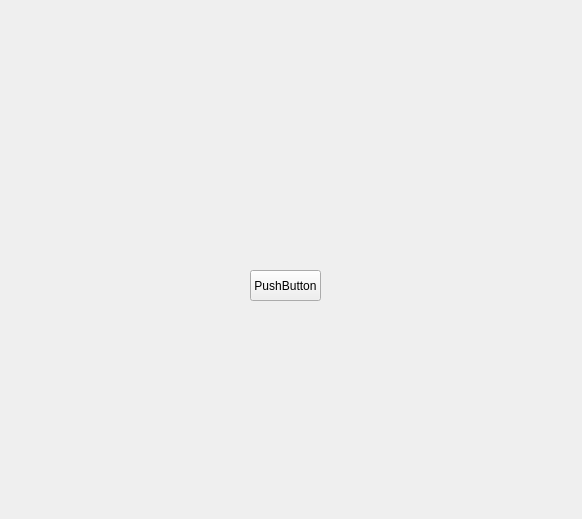
<?xml version="1.0" encoding="UTF-8"?>
<ui version="4.0">
 <class>Form</class>
 <widget class="QWidget" name="Form">
  <property name="geometry">
   <rect>
    <x>0</x>
    <y>0</y>
    <width>582</width>
    <height>519</height>
   </rect>
  </property>
  <property name="windowTitle">
   <string>Form</string>
  </property>
  <widget class="QPushButton" name="pb_ok">
   <property name="geometry">
    <rect>
     <x>250</x>
     <y>270</y>
     <width>71</width>
     <height>31</height>
    </rect>
   </property>
   <property name="styleSheet">
    <string notr="true">
</string>
   </property>
   <property name="text">
    <string>PushButton</string>
   </property>
  </widget>
 </widget>
 <resources/>
 <connections/>
</ui>
